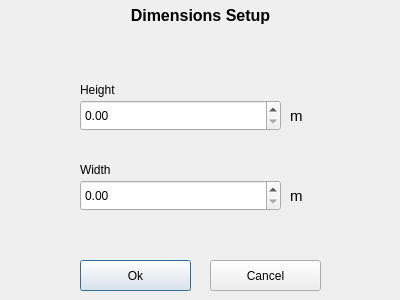
<?xml version="1.0" encoding="UTF-8"?>
<ui version="4.0">
 <class>DimensionsInput</class>
 <widget class="QDialog" name="DimensionsInput">
  <property name="geometry">
   <rect>
    <x>0</x>
    <y>0</y>
    <width>400</width>
    <height>300</height>
   </rect>
  </property>
  <property name="windowTitle">
   <string>Dialog</string>
  </property>
  <widget class="QLabel" name="label">
   <property name="geometry">
    <rect>
     <x>0</x>
     <y>0</y>
     <width>401</width>
     <height>31</height>
    </rect>
   </property>
   <property name="font">
    <font>
     <pointsize>12</pointsize>
     <bold>true</bold>
    </font>
   </property>
   <property name="text">
    <string>Dimensions Setup</string>
   </property>
   <property name="alignment">
    <set>Qt::AlignCenter</set>
   </property>
  </widget>
  <widget class="QPushButton" name="OkButton">
   <property name="geometry">
    <rect>
     <x>80</x>
     <y>260</y>
     <width>111</width>
     <height>31</height>
    </rect>
   </property>
   <property name="text">
    <string>Ok</string>
   </property>
  </widget>
  <widget class="QPushButton" name="CancelButton">
   <property name="geometry">
    <rect>
     <x>210</x>
     <y>260</y>
     <width>111</width>
     <height>31</height>
    </rect>
   </property>
   <property name="text">
    <string>Cancel</string>
   </property>
  </widget>
  <widget class="QDoubleSpinBox" name="WidthBox">
   <property name="geometry">
    <rect>
     <x>80</x>
     <y>180</y>
     <width>201</width>
     <height>31</height>
    </rect>
   </property>
  </widget>
  <widget class="QLabel" name="label_2">
   <property name="geometry">
    <rect>
     <x>290</x>
     <y>180</y>
     <width>31</width>
     <height>31</height>
    </rect>
   </property>
   <property name="font">
    <font>
     <pointsize>11</pointsize>
    </font>
   </property>
   <property name="text">
    <string>m</string>
   </property>
  </widget>
  <widget class="QDoubleSpinBox" name="HeightBox">
   <property name="geometry">
    <rect>
     <x>80</x>
     <y>100</y>
     <width>201</width>
     <height>31</height>
    </rect>
   </property>
  </widget>
  <widget class="QLabel" name="label_3">
   <property name="geometry">
    <rect>
     <x>290</x>
     <y>100</y>
     <width>31</width>
     <height>31</height>
    </rect>
   </property>
   <property name="font">
    <font>
     <pointsize>11</pointsize>
    </font>
   </property>
   <property name="text">
    <string>m</string>
   </property>
  </widget>
  <widget class="QLabel" name="label_4">
   <property name="geometry">
    <rect>
     <x>80</x>
     <y>80</y>
     <width>63</width>
     <height>20</height>
    </rect>
   </property>
   <property name="text">
    <string>Height</string>
   </property>
  </widget>
  <widget class="QLabel" name="label_5">
   <property name="geometry">
    <rect>
     <x>80</x>
     <y>160</y>
     <width>63</width>
     <height>20</height>
    </rect>
   </property>
   <property name="text">
    <string>Width</string>
   </property>
  </widget>
 </widget>
 <resources/>
 <connections/>
</ui>
